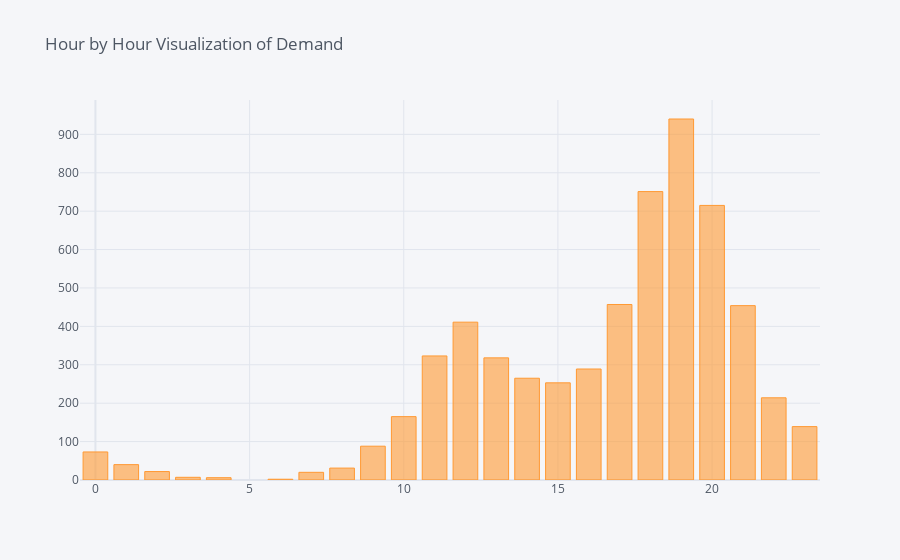

Notebook cell for this chart:
### Code cell
data.when_the_delivery_started.apply(getHours).value_counts().iplot(kind='bar', title='Hour by Hour Visualization of Demand')

### Figure 1 — Plotly figure (JSON) as saved in the notebook; plotly's stock layout.template omitted (floating-point values rounded to 4 significant figures)
{"data": [{"marker": {"color": "rgba(255, 153, 51, 0.6)", "line": {"color": "rgba(255, 153, 51, 1.0)", "width": 1}}, "name": "when_the_delivery_started", "orientation": "v", "text": "", "type": "bar", "x": [19, 18, 20, 17, 21, 12, 11, 13, 16, 14, 15, 22, 10, 23, 9, 0, 1, 8, 2, 7, 3, 4, 6], "y": [940, 751, 715, 457, 454, 411, 323, 318, 289, 265, 253, 214, 165, 139, 88, 73, 40, 31, 22, 20, 7, 6, 2]}], "layout": {"legend": {"bgcolor": "#F5F6F9", "font": {"color": "#4D5663"}}, "paper_bgcolor": "#F5F6F9", "plot_bgcolor": "#F5F6F9", "title": {"font": {"color": "#4D5663"}, "text": "Hour by Hour Visualization of Demand"}, "xaxis": {"gridcolor": "#E1E5ED", "showgrid": true, "tickfont": {"color": "#4D5663"}, "title": {"font": {"color": "#4D5663"}, "text": ""}, "zerolinecolor": "#E1E5ED"}, "yaxis": {"gridcolor": "#E1E5ED", "showgrid": true, "tickfont": {"color": "#4D5663"}, "title": {"font": {"color": "#4D5663"}, "text": ""}, "zerolinecolor": "#E1E5ED"}}}
